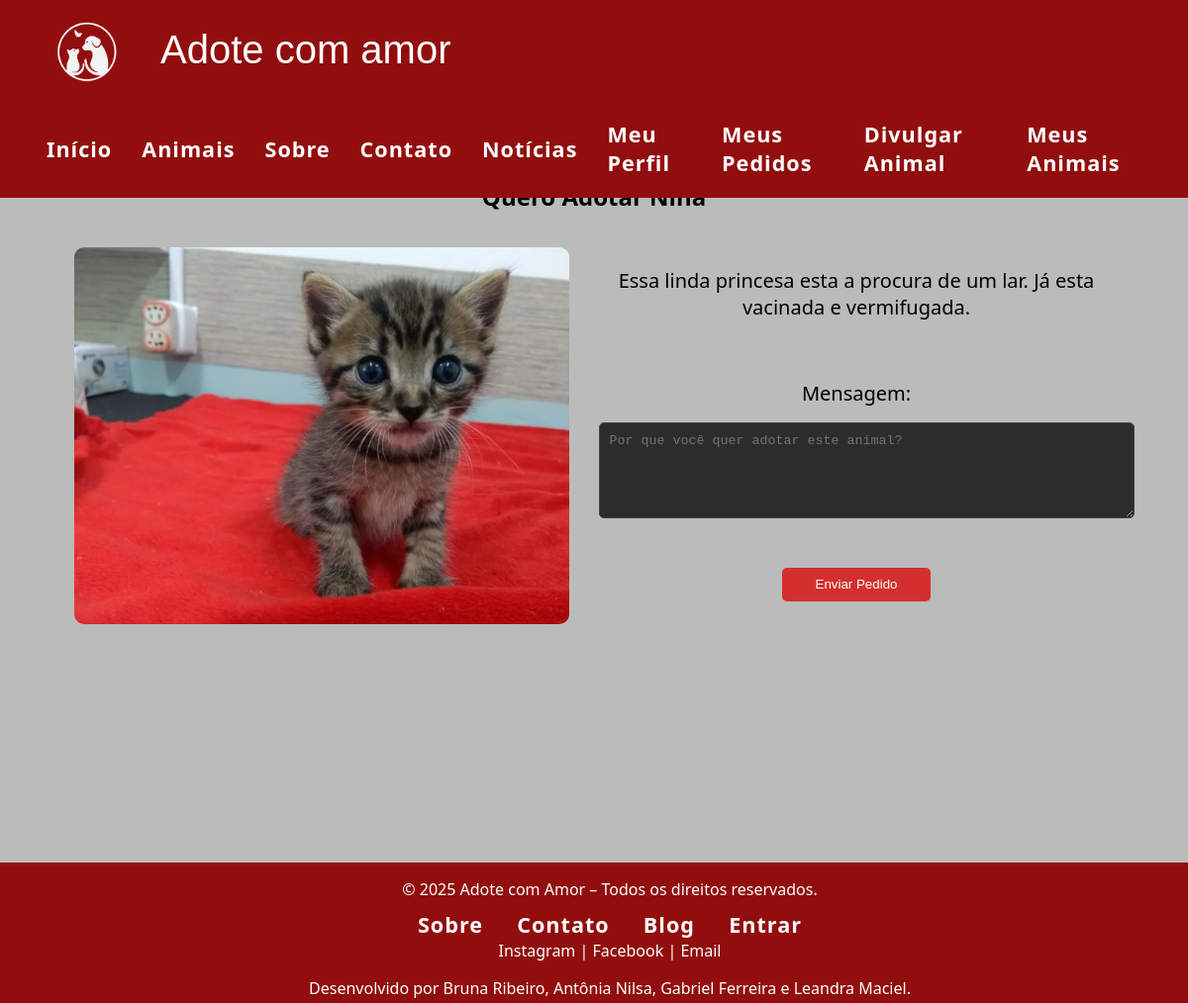
The page /adocao/solicitar/1/ (signed in) on the database its author committed.
### animais/models.py (models this page shows, shortened)
class Animal(models.Model):
    ESPECIES = (
        ('Cão', 'Cão'),
        ('Gato', 'Gato'),
        ('Outro', 'Outro'),
    )
    SEXO = (
        ('Macho', 'Macho'),
        ('Fêmea', 'Fêmea'),
    )
    PORTE = (
        ('Pequeno', 'Pequeno'),
        ('Médio', 'Médio'),
        ('Grande', 'Grande'),
    )
    nome = models.CharField(max_length=100)
    especie = models.CharField(max_length=10, choices=ESPECIES)
    raca = models.CharField(max_length=100, blank=True)
    idade = models.PositiveIntegerField(help_text="Idade aproximada (em anos)")
    sexo = models.CharField(max_length=6, choices=SEXO)
    porte = models.CharField(max_length=10, choices=PORTE)
    descricao = models.TextField()
    foto = models.ImageField(upload_to='animais/')
    criado_por = models.ForeignKey(get_user_model(), on_delete=models.SET_NULL, null=True, blank=True)
    criado_em = models.DateTimeField(auto_now_add=True)

### adocao/views.py (the view)
# urls.py: path('solicitar/<int:animal_id>/', views.solicitar_adocao, name='solicitar'),
@login_required
def solicitar_adocao(request, animal_id):
    animal = get_object_or_404(Animal, id=animal_id)
    if request.method == 'POST':
        form = PedidoAdocaoForm(request.POST)
        if form.is_valid():
            pedido = form.save(commit=False)
            pedido.usuario = request.user
            pedido.animal = animal
            pedido.save()
            enviar_email_confirmacao_adocao(
                nome_usuario=request.user.first_name or request.user.username,
                email_usuario=request.user.email,
                nome_animal=animal.nome
            )
            return redirect('adocao:meus_pedidos')
    else:
        form = PedidoAdocaoForm()
    return render(request, 'adocao/solicitar.html', {'form': form, 'animal': animal})

### adocao/forms.py
class PedidoAdocaoForm(forms.ModelForm):
    class Meta:
        model = PedidoAdocao
        fields = ['mensagem']
        widgets = {
            'mensagem': forms.Textarea(attrs={'rows': 5, 'placeholder': 'Por que você quer adotar este animal?'}),
        }

### templates/adocao/solicitar.html (shortened to what this page needs)
{% extends 'core/base.html' %}
{% block content %}
<div class="containe_adotar">
    <h2>Quero Adotar {{ animal.nome }}</h2>
    <table class="adotar_animal">
        <tr>
            <td rowspan="2">
                <img src="{{ animal.foto.url }}" width="300">
            </td>
            <td>
                <p>{{ animal.descricao }}</p>
            </td>
        </tr>
        <tr>
            <td>
                <form class="adt" method="post">
                    {{ form.as_p }}
                    <button type="submit">Enviar Pedido</button>
                </form>
            </td>
        </tr>
    </table>
</div>
{% endblock %}

### static/css/style.css (style rules this page uses)
body.dark { background-color: #121212; color: #f0f0f0; font-family: 'Segoe UI', sans-serif; margin: 0; padding: 0; }
.containe_adotar { width: 100%; height: 800px; background-color: #bbb; }
.containe_adotar h2 { text-align: center; color: black; margin-top: 150px; }
.adotar_animal { width: 80%; border-collapse: collapse; margin-top: 150px; margin: auto; }
.adotar_animal td { padding: 15px; vertical-align: top; }
.adotar_animal img { width: 500px; border-radius: 10px; }
.adotar_animal p { font-size: 20px; color: black; margin: auto; margin-top: 20px; text-align: center; }
.adotar_animal form { width: 520px; font-size: 20px; color: black; margin: auto; text-align: center; }
.adotar_animal button { margin-top: 50px; }
form label, form input, form select, form textarea, form button { display: block; width: 100%; margin-bottom: 1rem; }
form input, form select, form textarea { padding: 0.6rem; background-color: #2c2c2c; border: 1px solid #444; color: #fff; border-radius: 5px; }
form textarea { resize: vertical; }
form button { background-color: #d32f2f; color: white; border: none; padding: 0.6rem; border-radius: 5px; cursor: pointer; width: 150px; margin: auto; }

### rows shown on the page
Animal: foto (picture), descricao "Essa linda princesa esta a procura de um lar. Já esta vacinada e vermifugada."
